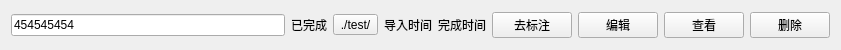
<?xml version="1.0" encoding="UTF-8"?>
<ui version="4.0">
 <class>LIstItemForm</class>
 <widget class="QWidget" name="LIstItemForm">
  <property name="geometry">
   <rect>
    <x>0</x>
    <y>0</y>
    <width>841</width>
    <height>50</height>
   </rect>
  </property>
  <property name="windowTitle">
   <string>Form</string>
  </property>
  <layout class="QHBoxLayout" name="horizontalLayout">
   <item>
    <widget class="QLineEdit" name="lineEdit">
     <property name="text">
      <string>454545454</string>
     </property>
    </widget>
   </item>
   <item>
    <widget class="QLabel" name="label">
     <property name="text">
      <string>已完成</string>
     </property>
    </widget>
   </item>
   <item>
    <widget class="QToolButton" name="toolButton">
     <property name="text">
      <string>./test/</string>
     </property>
    </widget>
   </item>
   <item>
    <widget class="QLabel" name="label_2">
     <property name="text">
      <string>导入时间</string>
     </property>
    </widget>
   </item>
   <item>
    <widget class="QLabel" name="label_3">
     <property name="text">
      <string>完成时间</string>
     </property>
    </widget>
   </item>
   <item>
    <widget class="QPushButton" name="pushButton">
     <property name="text">
      <string>去标注</string>
     </property>
    </widget>
   </item>
   <item>
    <widget class="QPushButton" name="pushButton_2">
     <property name="text">
      <string>编辑</string>
     </property>
    </widget>
   </item>
   <item>
    <widget class="QPushButton" name="pushButton_3">
     <property name="text">
      <string>查看</string>
     </property>
    </widget>
   </item>
   <item>
    <widget class="QPushButton" name="pushButton_4">
     <property name="text">
      <string>删除</string>
     </property>
    </widget>
   </item>
  </layout>
 </widget>
 <resources/>
 <connections/>
</ui>
